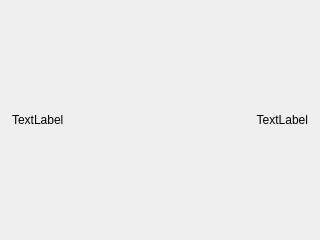
<?xml version="1.0" encoding="UTF-8"?>
<ui version="4.0">
 <class>StatusBar</class>
 <widget class="QWidget" name="StatusBar">
  <property name="geometry">
   <rect>
    <x>0</x>
    <y>0</y>
    <width>320</width>
    <height>240</height>
   </rect>
  </property>
  <property name="windowTitle">
   <string>Form</string>
  </property>
  <property name="styleSheet">
   <string notr="true">QLabel {
	padding: 6px;
}</string>
  </property>
  <layout class="QHBoxLayout" name="horizontalLayout" stretch="1,0">
   <property name="leftMargin">
    <number>3</number>
   </property>
   <property name="topMargin">
    <number>3</number>
   </property>
   <property name="rightMargin">
    <number>3</number>
   </property>
   <property name="bottomMargin">
    <number>3</number>
   </property>
   <item>
    <widget class="QLabel" name="label_login">
     <property name="text">
      <string>TextLabel</string>
     </property>
    </widget>
   </item>
   <item>
    <widget class="QLabel" name="label_error">
     <property name="sizePolicy">
      <sizepolicy hsizetype="Preferred" vsizetype="Minimum">
       <horstretch>0</horstretch>
       <verstretch>0</verstretch>
      </sizepolicy>
     </property>
     <property name="text">
      <string>TextLabel</string>
     </property>
     <property name="alignment">
      <set>Qt::AlignRight|Qt::AlignTrailing|Qt::AlignVCenter</set>
     </property>
    </widget>
   </item>
  </layout>
 </widget>
 <resources/>
 <connections/>
</ui>
